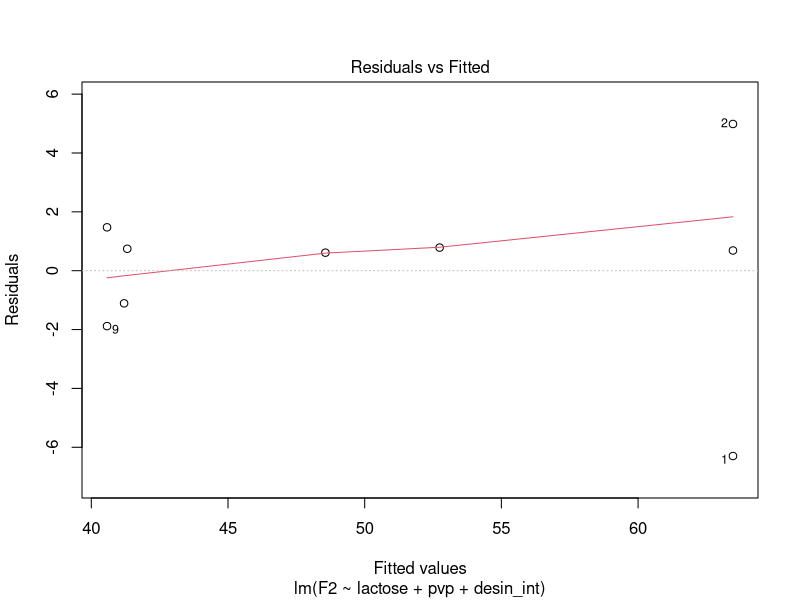
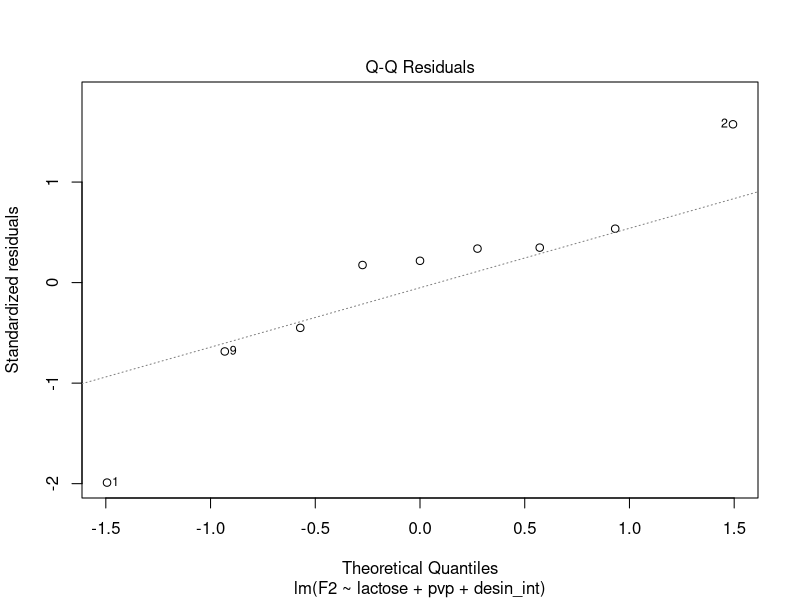
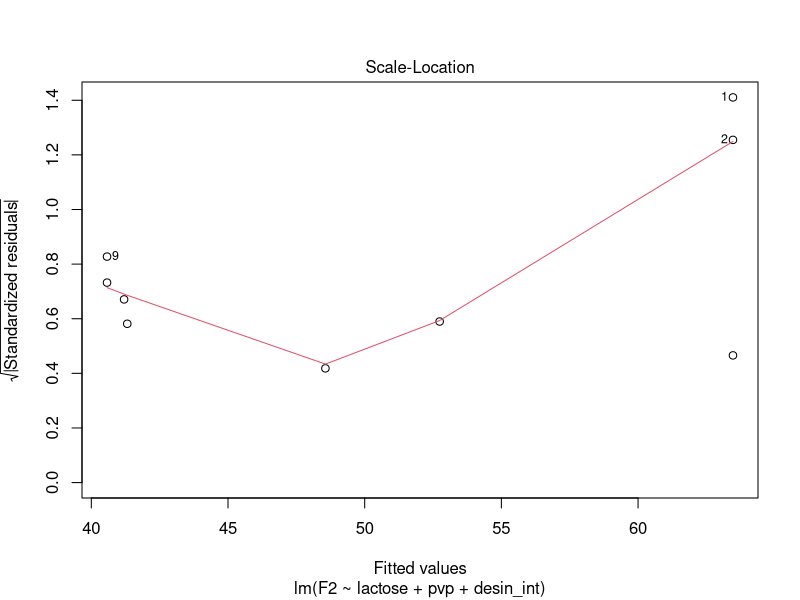
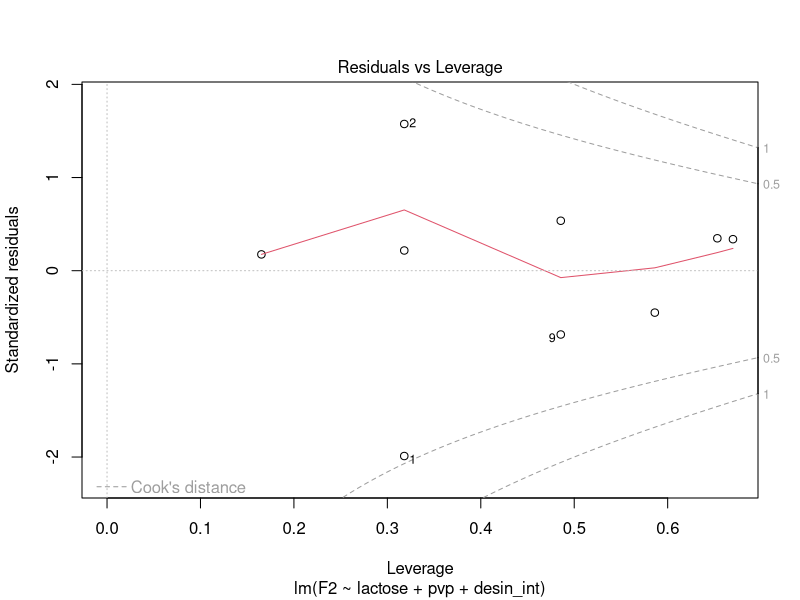

Recreate these plots in R, in order.
###pacotes###
library("readxl")
install.packages("pls")
library(pls)
install.packages("car")
library(car)
install.packages("leaps")
library(leaps)

###dados####

dados <- read_excel("Dados Fenofibrato.xlsx", sheet = "Sheet7")
str(dados)

####modelo####

mod <- lm(F2 ~ lactose+pvp+desin_int,data=dados)
summary(mod)

vif(mod)
#pressupostos

shapiro.test(residuals(mod))
plot(mod)

# Criar um data frame com combina??es de vari?veis
variaveis <- expand.grid(
  desin_int = seq(5, 21, by = 1),
  pvp = seq(1, 4, by = 0.5),
  lactose = seq(20,40,by=5)
)

# Prever F2 para todas as combina??es
variaveis$F2_previsto <- predict(mod, newdata = variaveis)

# Encontrar a combina??o que maximiza F2
linha_maxima <- variaveis[which.max(variaveis$F2_previsto), ]

# Exibir os resultados
print("Valores ?timos que maximizam F2:")
print(linha_maxima)
